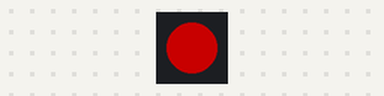
A program run on a simulated ESP32 board running MicroPython. Parts: 1 RGB LEDs in strip order, left to right. Dim RGB values are drawn brighter than linear; library files of the repository ran but are not shown: 1 file(s). At 3.0 s the program stops and its outputs stay as they are.

Above: at 0.1 s.
At 1.1 s:
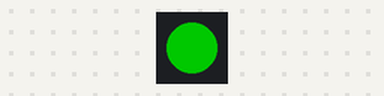
At 2.1 s:
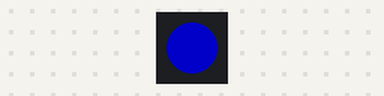
Timing chart, 0 to 3.6 s (numbered marks = the images above):
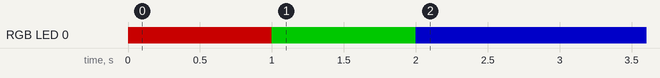

Measured:
- by itself, RGB LED 0: off → RGB(100, 0, 0) at 0.00 s, → RGB(0, 100, 0) 1.0 s later, → RGB(0, 0, 100) 1.0 s later

The program:

main.py
```python
from machine import Pin
from neopixel import NeoPixel
from time import sleep

pixel = NeoPixel(Pin(48, Pin.OUT), 1)

pixel[0] = (100, 0, 0)
pixel.write()
sleep(1)
pixel[0] = (0, 100, 0)
pixel.write()
sleep(1)
pixel[0] = (0, 0, 100)
pixel.write()
sleep(1)
```
